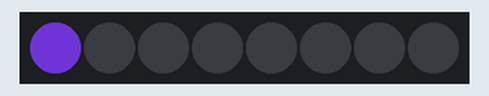
Recording of a program running on a simulated Raspberry Pi Pico running MicroPython. On the bench: 8 RGB LEDs in strip order, left to right. Dim RGB values are drawn brighter than linear; random numbers come from a fixed seed; library files of the repository ran but are not shown: ws2812b.py.

Above: at 0.05 s.
At 7.23 s:
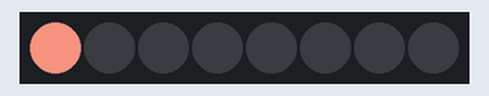
At 10.11 s:
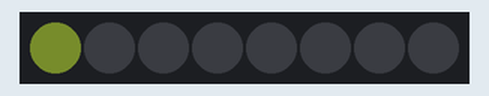
At 19.96 s:
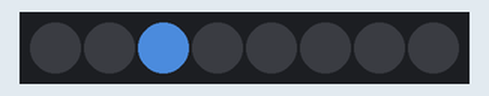
At 29.92 s:
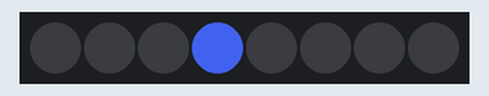
At 39.87 s:
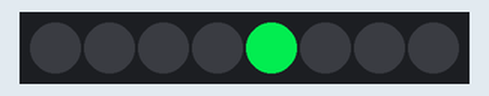
Timing chart, 0 to 40.0 s (numbered marks = the images above):
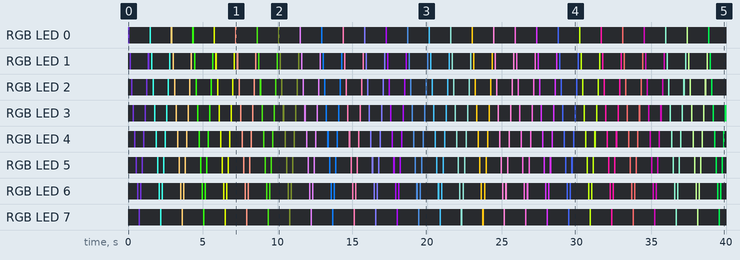

The program:

ws_thunderbolt.py
```python
import ws2812b
import utime
import urandom

numpix = 8
strip = ws2812b.ws2812b(numpix, 0, 0)

def on(i, r, g, b):
    strip.set_pixel(i, r, g, b)
    strip.show()
    utime.sleep(0.1)
    strip.set_pixel(i, 0, 0, 0)
    strip.show()

while True:
    r = urandom.randint(0, 255)
    g = urandom.randint(0, 255)
    b = urandom.randint(0, 255)

    for i in range(numpix):
        on(i, r, g, b)

    for i in range(numpix - 2, 0, -1):
        on(i, r, g, b)
```

Measured:
- by itself, RGB LED 0: off → RGB(68, 32, 130) at 0.00 s, → off 0.10 s later, → RGB(60, 253, 230) 1.3 s later, → off 0.10 s later, … (56 changes in this stretch)
- by itself, RGB LED 1: off → RGB(68, 32, 130) at 0.10 s, → off 0.10 s later, → RGB(68, 32, 130) 1.1 s later, → off 0.10 s later, … (110 changes in this stretch)
